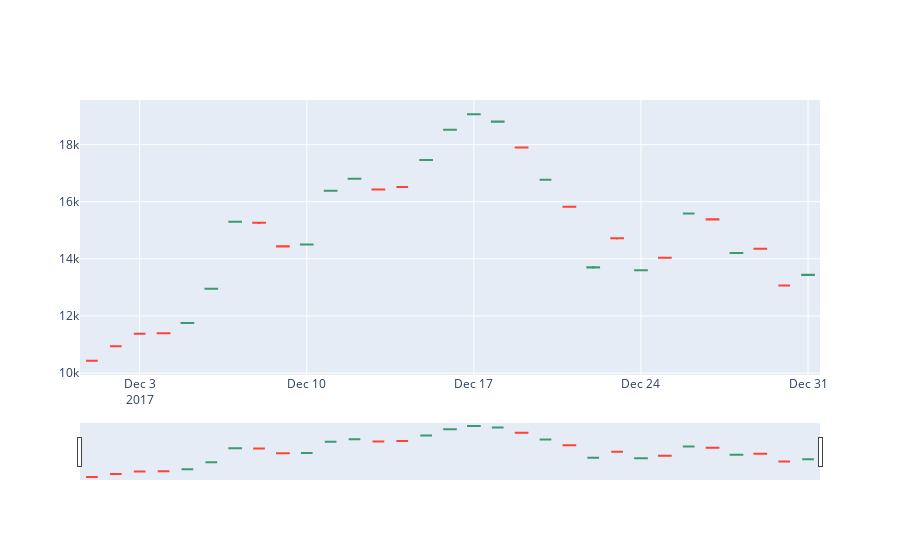

Notebook code for this chart:
### Code cell
import plotly.graph_objects as go

fig = go.Figure(data=go.Candlestick(x= plot_.index,
                    open=plot_['Open'],
                    high=plot_['High'],
                    low=plot_['Low'],
                    close=plot_['Close']))
fig.show()
